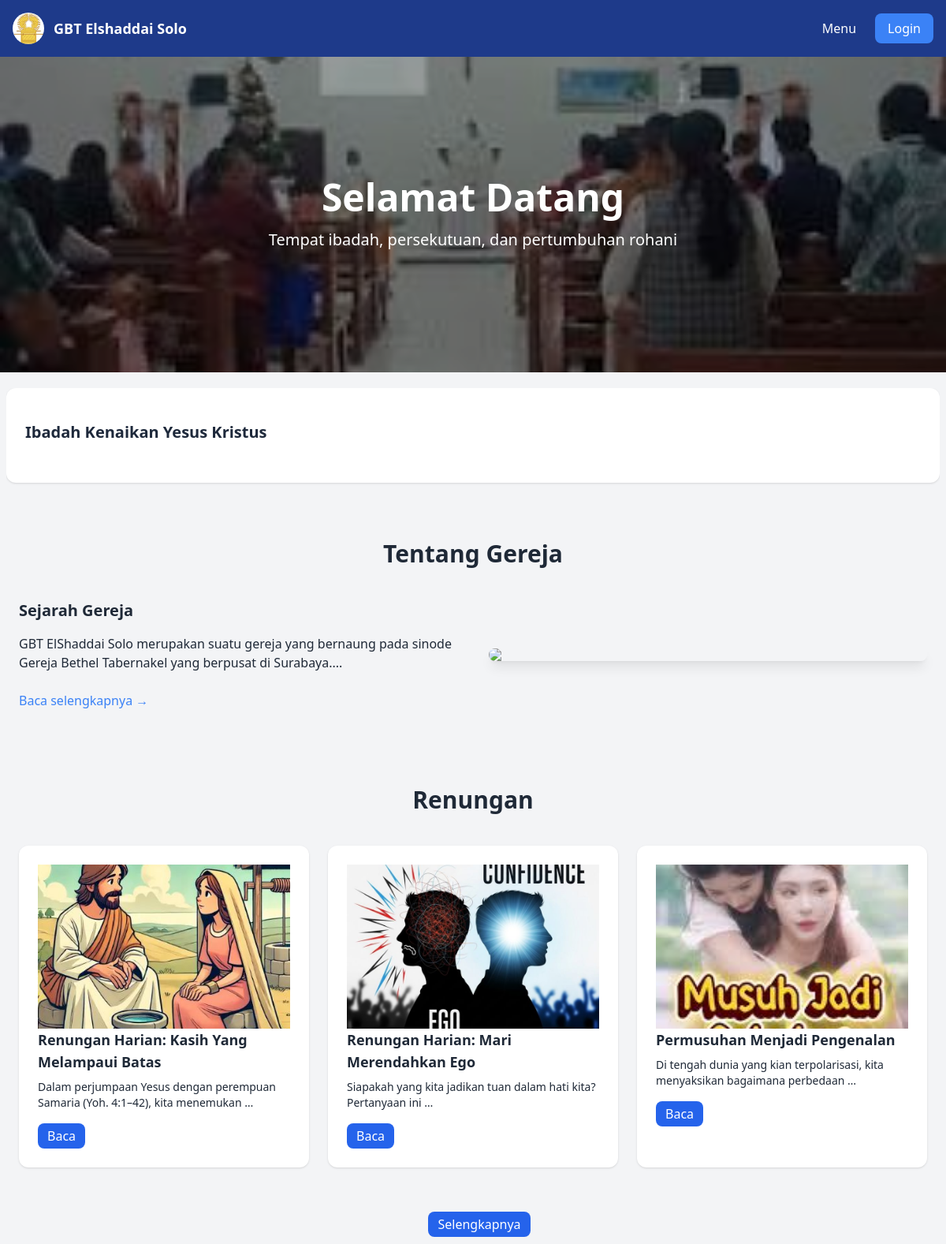
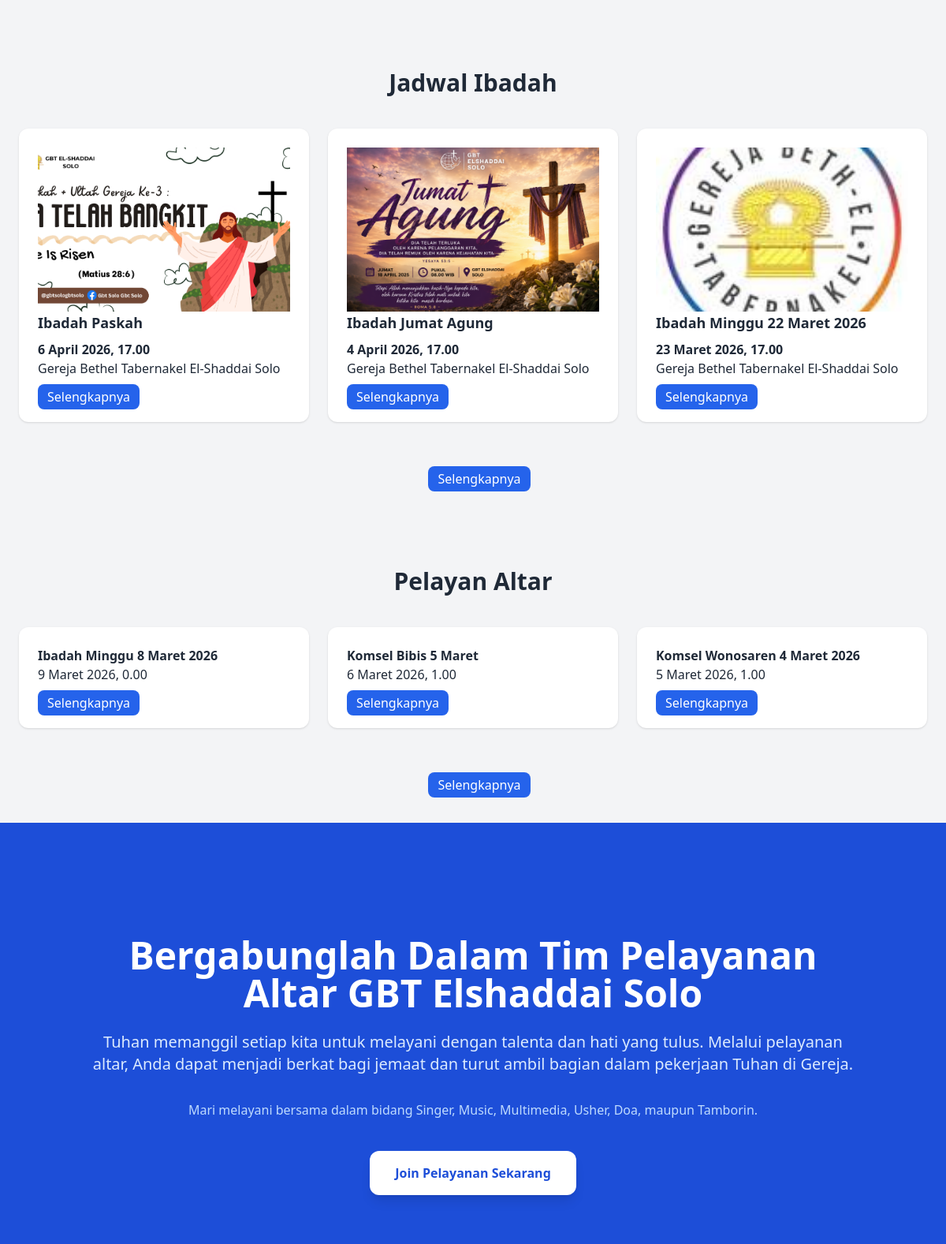
The page / (upper part) on the database its author committed (2 pictures, top to bottom).
### webgbt/models.py (models this page shows, shortened)
class WartaGereja(models.Model):
    judul = models.CharField(max_length=200)
    class Meta:
       verbose_name = "Warta Gereja"
       verbose_name_plural = "Warta Gereja"
    tanggal = models.DateTimeField(auto_now_add=True)
    isi = models.TextField()

class Renungan(models.Model):
    judul = models.CharField(max_length=200)
    gambar = models.ImageField(upload_to='galeri/', null=True, blank=True)
    class Meta:
       verbose_name = "Renungan"
       verbose_name_plural = "Renungan"
    perikop = models.CharField(max_length=200, default= 'belum ditentukan')
    isi = models.TextField()

class JadwalIbadah(models.Model):
    nama= models.CharField(max_length=100)
    class Meta:
       verbose_name = "Jadwal Ibadah"
       verbose_name_plural = "Jadwal Ibadah"
    JENIS_IBADAH = [
        ('minggu', 'Ibadah Minggu'),
        ('komsel', 'komsel'),
        ('pondok daud', 'Pondok Daud'),
        ('hari besar', 'Ibadah Hari Besar'),
        ('ibadah anak', 'Ibadah Anak'),
    ]
    nama= models.CharField(max_length=100)
    jenis_ibadah = models.CharField(
        max_length=20,
        choices=JENIS_IBADAH,
        default='minggu'
    )
    gambar = models.ImageField(upload_to='galeri/', null=True, blank=True)
    tanggal = models.DateTimeField()
    tempat = models.CharField(max_length=100)

class JadwalPelayanan(models.Model):
    JENIS_IBADAH = [
        ('minggu', 'Ibadah Minggu'),
        ('komsel', 'komsel'),
        ('pondok daud', 'Pondok Daud'),
        ('hari besar', 'Ibadah Hari Besar'),
        ('ibadah anak', 'Ibadah Anak'),
    ]
    nama= models.CharField(max_length=100)
    class Meta:
       verbose_name = "Jadwal Pelayanan"
       verbose_name_plural = "Jadwal Pelayanan"
    jenis_ibadah = models.CharField(
        max_length=20,
        choices=JENIS_IBADAH,
        default='minggu'
    )
    tanggal = models.DateTimeField()
    pembawa_firman = models.CharField(max_length=50, default= 'belum ditentukan')
    worship_leader = models.CharField(max_length=50, default= 'belum ditentukan')
    singer = models.CharField(max_length=100, default= 'belum ditentukan')
    keyboardis = models.CharField(max_length=50, default= 'belum ditentukan')
    gitaris = models.CharField(max_length=50, default= 'belum ditentukan')
    bassist = models.CharField(max_length=50, default= 'belum ditentukan')
    kajon_atau_drum = models.CharField(max_length=50, default= 'belum ditentukan')
    multimedia = models.CharField(max_length=50, default= 'belum ditentukan')

### webgbt/views.py (the view)
# urls.py: path('', views.home, name='home'),
def home(request):
    context = {
        'renungan': Renungan.objects.all().order_by('-id')[:3],
        'wartagereja': WartaGereja.objects.all().order_by('-id')[:5],
        'jadwalibadah': JadwalIbadah.objects.all().order_by('-id')[:3],
        'jadwalpelayanan': JadwalPelayanan.objects.all().order_by('-id')[:3],
        'suka': Suka.objects.all(),
        'simpan': Simpan.objects.all(),
        'komentar': Komentar.objects.all(),
    }
    return render(request, 'dashboard.html', context)

### webgbt/templates/dashboard.html (shortened to what this page needs)
{% load static %}
<!doctype html>
<html>
<head>
    <script src="https://cdn.tailwindcss.com"></script>
</head>
<body class="bg-gray-100 text-gray-800">
<header class="bg-blue-900 text-white shadow-lg">
    <div class="max-w-7xl mx-auto flex justify-between items-center p-4">
        <div class="flex items-center gap-3">
            <img src="{% static '/photo/logo.jpg' %}" class="w-10 h-10 rounded-full">
            <a href="{% url 'home' %}" class="text-white font-bold text-lg">
    GBT Elshaddai Solo
</a>
        </div>
        <nav>
            <ul class="flex gap-6">
				<div class="relative group">
				<button class="text-white font-medium">
				Menu
				</button>
				</div>
			<ul class="flex gap-6 items-center">
			{% if user.is_authenticated %}
    <li class="text-white">
        Halo, {{ user.username }}
    </li>
    <li>
        <a href="{% url 'logout' %}"
           class="bg-red-500 text-white px-4 py-2 rounded-lg hover:bg-red-600">
           Logout
        </a>
    </li>
{% else %}
    <li>
        <a href="{% url 'login' %}"
           class="bg-blue-500 text-white px-4 py-2 rounded-lg hover:bg-blue-600">
           Login
        </a>
    </li>
	{% endif %}
			</ul>
        </nav>
    </div>
</header>
<section class="relative h-[400px] overflow-hidden">
    <div class="slides absolute inset-0">
        <img
             class="slide absolute inset-0 w-full h-full object-cover opacity-100 transition-opacity duration-1000">
    </div>
    <div class="absolute inset-0 bg-black/40"></div>
    <div class="relative z-10 flex flex-col items-center justify-center h-full text-white text-center">
        <h1 class="text-5xl font-bold mb-4">
            Selamat Datang
        </h1>
        <p class="text-xl">
            Tempat ibadah, persekutuan, dan pertumbuhan rohani
        </p>
    </div>
</section>
<section class="bg-gray-100 py-5">
    <div class="max-w-8xl mx-auto px-2">
        <div class="relative h-[140px] overflow-hidden">
            <div id="wartaSlider"
                 class="transition-transform duration-700 ease-in-out">
                {% for w in wartagereja|slice:":5" %}
                <a href="{% url 'wartagereja' w.id %}"
                   class="block h-[140px] mb-3">
                    <div class="bg-white p-6 rounded-xl shadow
                                h-[120px] flex flex-col justify-center
                                hover:shadow-xl hover:-translate-y-1
                                transition duration-300 cursor-pointer">
                        <h3 class="font-bold text-xl text-slate-800 mb-2">
                            {{ w.judul }}
                        </h3>
                    </div>
                </a>
                {% endfor %}
            </div>
        </div>
    </div>
</section>
<section id="tentang" class="py-8">
    <div class="max-w-7xl mx-auto px-6">
        <h2 class="text-3xl font-bold text-center mb-10">Tentang Gereja</h2>
        <div class="grid md:grid-cols-2 gap-10 items-center">
            <div>
                <h3 class="text-xl font-semibold mb-4">Sejarah Gereja</h3>
                <p class="mb-4">
                    GBT ElShaddai Solo merupakan suatu gereja yang bernaung pada sinode
                    Gereja Bethel Tabernakel yang berpusat di Surabaya....
                </p>
		<a href="{% url 'sejarah' %}"
           class="text-blue-500 mt-2 inline-block">
           Baca selengkapnya →
        </a>
            </div>
            <img src="https://images.unsplash.com/photo-1507692049790-de58290a4334"
                 class="rounded-xl shadow-lg">
        </div>
    </div>
</section>
<section id="renungan" class="py-16">
    <div class="max-w-7xl mx-auto px-6">
        <h2 class="text-3xl font-bold text-center mb-10">Renungan</h2>
        <div class="grid md:grid-cols-3 gap-6">
            {% for r in renungan %}
            <div class="bg-white p-6 rounded-xl shadow hover:shadow-lg transition">
    {% if r.gambar %}
        <img src="{{ r.gambar.url }}"
             class="w-full h-52 object-cover">
    {% else %}
        <div class="w-full h-52 bg-gray-200 flex items-center justify-center text-gray-500">
            Gambar Belum Tersedia
        </div>
    {% endif %}
                <h3 class="font-bold text-lg mb-2">{{ r.judul }}</h3>
                <p class="text-sm mb-4">{{ r.isi|truncatewords:10 }}</p>
                <a href="{% url 'renungan' r.id %}"  class="inline-flex items-center gap-5 bg-blue-600 text-white px-3 py-1 rounded-lg hover:bg-blue-500 transition"> Baca</a>
			</div>
            {% endfor %}
        </div>
    </div>
		<div class="flex justify-center mt-6">
	 <a href="{% url 'renungan_list' %}"  class="inline-flex items-center gap-5 bg-blue-600 text-white px-3 py-1 rounded-lg hover:bg-blue-500 transition translate-y-8 translate-x-2 "> Selengkapnya</a>
	 </div>
</section>
<section id="ibadah" class="py-16">
    <div class="max-w-7xl mx-auto px-6">
        <h2 class="text-3xl font-bold text-center mb-10">Jadwal Ibadah</h2>
          <div class="grid md:grid-cols-3 gap-6">
           {% for j in jadwalibadah %}
            <div class="bg-white p-6 rounded-xl shadow hover:shadow-lg transition">
    {% if j.gambar %}
        <img src="{{ j.gambar.url }}"
             class="w-full h-52 object-cover">
    {% else %}
        <div class="w-full h-52 bg-gray-200 flex items-center justify-center text-gray-500">
            Gambar Belum Tersedia
        </div>
    {% endif %}
                <h3 class="font-bold text-lg mb-2">{{ j.nama }}</h3>
				    <p class="font-semibold">{{ j.tanggal }}</p>
                    <p>{{ j.tempat }}</p>
                <a href="{% url 'jadwalibadah' j.id %}" class="inline-flex items-center gap-5 bg-blue-600 text-white px-3 py-1 rounded-lg hover:bg-blue-500 transition translate-y-2"> Selengkapnya
				</a>
                </div>
   {% endfor %}
        </div>
    </div>
		<div class="flex justify-center mt-6">
	 <a href="{% url 'jadwal_ibadahlist' %}"  class="inline-flex items-center gap-5 bg-blue-600 text-white px-3 py-1 rounded-lg hover:bg-blue-500 transition translate-y-8 translate-x-2 "> Selengkapnya</a>
	 </div>
</section>
<section class="py-16">
    <div class="max-w-7xl mx-auto px-6">
        <h2 class="text-3xl font-bold text-center mb-10">Pelayan Altar</h2>
        <div class="grid md:grid-cols-3 gap-6">
            {% for p in jadwalpelayanan %}
            <div class="bg-white p-6 rounded-xl shadow">
                <h3 class="font-bold">{{ p.nama }}</h3>
                <p>{{ p.tanggal }}</p>
			  <a href="{% url 'jadwalpelayanan' p.id %}" class="inline-flex items-center gap-5 bg-blue-600 text-white px-3 py-1 rounded-lg hover:bg-blue-500 transition translate-y-2"> Selengkapnya
			</a>
            </div>
            {% endfor %}
        </div>
    </div>
	<div class="flex justify-center mt-6">
	 <a href="{% url 'jadwal_pelayananlist' %}"  class="inline-flex items-center gap-5 bg-blue-600 text-white px-3 py-1 rounded-lg hover:bg-blue-500 transition translate-y-8 translate-x-2 "> Selengkapnya</a>
	 </div>
</section>
<section class="bg-blue-700 text-white py-20">
<section id="form-pelayanan" class="py-16">
    <div class="max-w-5xl mx-auto px-6 text-center">
        <h1 class="text-4xl md:text-5xl font-bold mb-6">
            Bergabunglah Dalam Tim Pelayanan Altar GBT Elshaddai Solo
        </h1>
        <p class="text-lg md:text-xl text-blue-100 leading-relaxed mb-8">
            Tuhan memanggil setiap kita untuk melayani dengan talenta dan hati yang tulus.
            Melalui pelayanan altar, Anda dapat menjadi berkat bagi jemaat dan turut ambil bagian
            dalam pekerjaan Tuhan di Gereja.
        </p>
        <p class="text-md text-blue-200 mb-10">
            Mari melayani bersama dalam bidang Singer, Music, Multimedia, Usher,
            Doa, maupun Tamborin.
        </p>
        <a href="{% url 'pelayan_altar' %}"
           class="inline-block bg-white text-blue-700 font-bold px-8 py-4 rounded-xl hover:bg-gray-100 transition duration-300 shadow-lg">
            Join Pelayanan Sekarang
        </a>
    </div>
</section>
<link rel="stylesheet"
href="https://cdnjs.cloudflare.com/ajax/libs/font-awesome/6.5.1/css/all.min.css">
</body>
</html>

### rows shown on the page
WartaGereja: judul "Ibadah Kenaikan Yesus Kristus"
Renungan: gambar (picture), judul "Renungan Harian: Kasih Yang Melampaui Batas", isi "Dalam perjumpaan Yesus dengan perempuan Samaria (Yoh. 4:1–42), kita menemukan …"
Renungan: gambar (picture), judul "Renungan Harian: Mari Merendahkan Ego", isi "Siapakah yang kita jadikan tuan dalam hati kita? Pertanyaan ini …"
Renungan: gambar (picture), judul "Permusuhan Menjadi Pengenalan", isi "Di tengah dunia yang kian terpolarisasi, kita menyaksikan bagaimana perbedaan …"
JadwalIbadah: gambar (picture), nama "Ibadah Paskah", tanggal "6 April 2026, 17.00", tempat "Gereja Bethel Tabernakel El-Shaddai Solo"
JadwalIbadah: gambar (picture), nama "Ibadah Jumat Agung", tanggal "4 April 2026, 17.00", tempat "Gereja Bethel Tabernakel El-Shaddai Solo"
JadwalIbadah: gambar (picture), nama "Ibadah Minggu 22 Maret 2026", tanggal "23 Maret 2026, 17.00", tempat "Gereja Bethel Tabernakel El-Shaddai Solo"
JadwalPelayanan: nama "Ibadah Minggu 8 Maret 2026", tanggal "9 Maret 2026, 0.00"
JadwalPelayanan: nama "Komsel Bibis 5 Maret", tanggal "6 Maret 2026, 1.00"
JadwalPelayanan: nama "Komsel Wonosaren 4 Maret 2026", tanggal "5 Maret 2026, 1.00"
